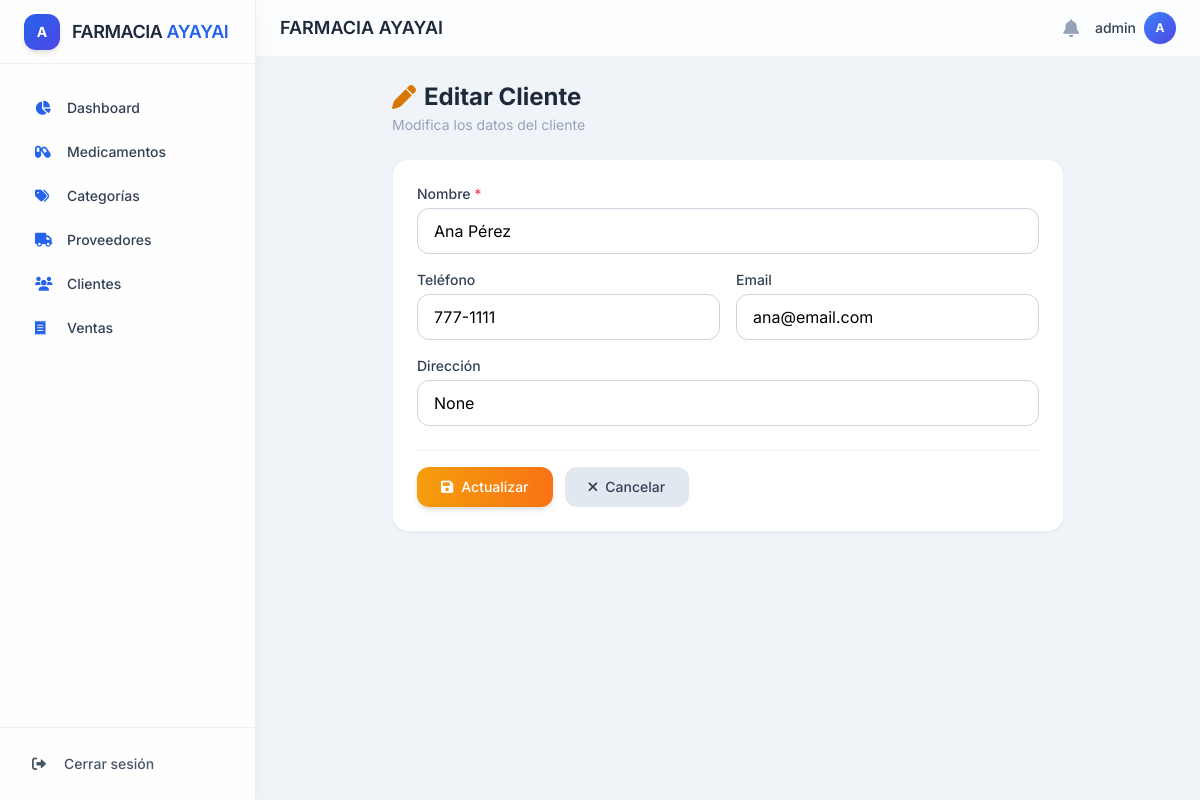
Page /clientes/editar/1 (signed in) on the committed database.
### app/models.py (models this page shows, shortened)
class Usuario(UserMixin, db.Model):
    __tablename__ = 'usuarios'
    id = db.Column(db.Integer, primary_key=True)
    username = db.Column(db.String(100), unique=True, nullable=False)
    password_hash = db.Column(db.String(200), nullable=False)
    rol_id = db.Column(db.Integer, db.ForeignKey('roles.id'), nullable=False)

class Cliente(db.Model):
    __tablename__ = 'clientes'
    id = db.Column(db.Integer, primary_key=True)
    nombre = db.Column(db.String(100), nullable=False)
    telefono = db.Column(db.String(20))
    email = db.Column(db.String(100))
    direccion = db.Column(db.String(200))

### app/routes.py (the view, shortened to what this page needs)
@bp.route('/clientes/editar/<int:id>', methods=['GET', 'POST'])
@login_required
def clientes_editar(id):
    from app.models import Cliente
    cliente = Cliente.query.get_or_404(id)
    return render_template('clientes/editar.html', cliente=cliente)

### app/__init__.py (called while the page is built)
@login_manager.user_loader
def load_user(user_id):
    from app.models import Usuario
    return Usuario.query.get(int(user_id))

### app/templates/clientes/editar.html
{% extends "base.html" %}
{% block content %}
<div class="max-w-2xl mx-auto">
    <div class="mb-6">
        <h2 class="text-2xl font-bold text-slate-800 flex items-center gap-2">
            <i class="fas fa-pen text-amber-600"></i> Editar Cliente
        </h2>
        <p class="text-sm text-slate-400 mt-0.5">Modifica los datos del cliente</p>
    </div>
    <div class="bg-white rounded-2xl shadow-sm border border-slate-200/60 p-6">
        <form method="POST">
            <div class="grid grid-cols-1 md:grid-cols-2 gap-4">
                <div class="md:col-span-2">
                    <label class="block text-sm font-medium text-slate-700 mb-1">Nombre <span class="text-rose-500">*</span></label>
                    <input type="text" name="nombre" value="{{ cliente.nombre }}" class="w-full px-4 py-2.5 rounded-xl border border-slate-300 focus:border-blue-500 focus:ring-2 focus:ring-blue-200 transition" required>
                </div>
                <div>
                    <label class="block text-sm font-medium text-slate-700 mb-1">Teléfono</label>
                    <input type="text" name="telefono" value="{{ cliente.telefono }}" class="w-full px-4 py-2.5 rounded-xl border border-slate-300 focus:border-blue-500 focus:ring-2 focus:ring-blue-200 transition">
                </div>
                <div>
                    <label class="block text-sm font-medium text-slate-700 mb-1">Email</label>
                    <input type="email" name="email" value="{{ cliente.email }}" class="w-full px-4 py-2.5 rounded-xl border border-slate-300 focus:border-blue-500 focus:ring-2 focus:ring-blue-200 transition">
                </div>
                <div class="md:col-span-2">
                    <label class="block text-sm font-medium text-slate-700 mb-1">Dirección</label>
                    <input type="text" name="direccion" value="{{ cliente.direccion }}" class="w-full px-4 py-2.5 rounded-xl border border-slate-300 focus:border-blue-500 focus:ring-2 focus:ring-blue-200 transition">
                </div>
            </div>
            <div class="flex flex-wrap gap-3 mt-6 pt-4 border-t border-slate-100">
                <button type="submit" class="inline-flex items-center gap-2 bg-gradient-to-r from-amber-500 to-orange-500 hover:from-amber-600 hover:to-orange-600 text-white px-6 py-2.5 rounded-xl text-sm font-medium shadow-md hover:shadow-lg transition-all duration-200">
                    <i class="fas fa-save"></i> Actualizar
                </button>
                <a href="{{ url_for('main.clientes_listar') }}" class="inline-flex items-center gap-2 bg-slate-200 hover:bg-slate-300 text-slate-700 px-6 py-2.5 rounded-xl text-sm font-medium transition">
                    <i class="fas fa-times"></i> Cancelar
                </a>
            </div>
        </form>
    </div>
</div>
{% endblock %}

### app/templates/base.html (shortened to what this page needs)
<!DOCTYPE html>
<html lang="es">
<head>
    <script src="https://cdn.tailwindcss.com"></script>
    <link rel="stylesheet" href="https://cdnjs.cloudflare.com/ajax/libs/font-awesome/6.0.0-beta3/css/all.min.css" />
</head>
<body>
<aside class="fixed inset-y-0 left-0 z-50 w-64 bg-white/90 backdrop-blur-md shadow-soft border-r border-slate-200/60 hidden md:flex flex-col">
    <div class="flex items-center gap-3 px-6 h-16 border-b border-slate-200/60">
        <div class="h-9 w-9 rounded-xl bg-gradient-to-br from-blue-600 to-indigo-600 flex items-center justify-center text-white font-bold text-sm shadow-md">A</div>
        <span class="text-lg font-semibold text-slate-800 tracking-tight">FARMACIA <span class="text-blue-600">AYAYAI</span></span>
    </div>
    <nav class="flex-1 overflow-y-auto py-6 px-4 space-y-1">
        <a href="/dashboard" class="sidebar-link active flex items-center gap-3 px-4 py-2.5 rounded-lg text-slate-700 text-sm font-medium"><i class="fas fa-chart-pie w-5 text-blue-600"></i> Dashboard</a>
        <a href="/medicamentos" class="sidebar-link flex items-center gap-3 px-4 py-2.5 rounded-lg text-slate-700 text-sm font-medium"><i class="fas fa-capsules w-5 text-blue-600"></i> Medicamentos</a>
        <a href="/categorias" class="sidebar-link flex items-center gap-3 px-4 py-2.5 rounded-lg text-slate-700 text-sm font-medium"><i class="fas fa-tags w-5 text-blue-600"></i> Categorías</a>
        <a href="/proveedores" class="sidebar-link flex items-center gap-3 px-4 py-2.5 rounded-lg text-slate-700 text-sm font-medium"><i class="fas fa-truck w-5 text-blue-600"></i> Proveedores</a>
        <a href="/clientes" class="sidebar-link flex items-center gap-3 px-4 py-2.5 rounded-lg text-slate-700 text-sm font-medium"><i class="fas fa-users w-5 text-blue-600"></i> Clientes</a>
        <a href="/ventas" class="sidebar-link flex items-center gap-3 px-4 py-2.5 rounded-lg text-slate-700 text-sm font-medium"><i class="fas fa-receipt w-5 text-blue-600"></i> Ventas</a>
    </nav>
    <div class="border-t border-slate-200/60 p-4">
        <a href="/logout" class="flex items-center gap-3 px-4 py-2.5 rounded-lg text-slate-600 hover:bg-red-50 hover:text-red-600 transition text-sm font-medium"><i class="fas fa-sign-out-alt w-5"></i> Cerrar sesión</a>
    </div>
</aside>
<div class="flex-1 md:ml-64 min-h-screen">
    <header class="sticky top-0 z-40 bg-white/80 backdrop-blur-sm border-b border-slate-200/60 px-6 py-3 flex items-center justify-between">
        <div class="flex items-center gap-4">
            <h2 class="text-lg font-semibold text-slate-800">FARMACIA AYAYAI</h2>
        </div>
        <div class="flex items-center gap-4">
            <i class="fas fa-bell text-slate-400 hover:text-slate-600 cursor-pointer transition text-lg"></i>
            <div class="flex items-center gap-2">
                <span class="text-sm font-medium text-slate-700 hidden sm:block">{{ current_user.username }}</span>
                <div class="h-8 w-8 rounded-full bg-gradient-to-br from-blue-500 to-indigo-600 flex items-center justify-center text-white text-xs font-bold shadow-sm">A</div>
            </div>
        </div>
    </header>
    <main class="p-6">
        {% block content %}{% endblock %}
    </main>
</div>
</body>
</html>

### app/templates/base.html (style rules this page uses)
* { font-family: 'Inter', sans-serif; }
body { background: #f0f4f8; }
.sidebar-link { transition: all 0.2s ease; border-left: 3px solid transparent; }
.shadow-soft { box-shadow: 0 4px 20px rgba(0,0,0,0.04); }

### rows in the picture
Usuario: username "admin"
Cliente: nombre "Ana Pérez", telefono "777-1111", email "ana@email.com", direccion "None"
